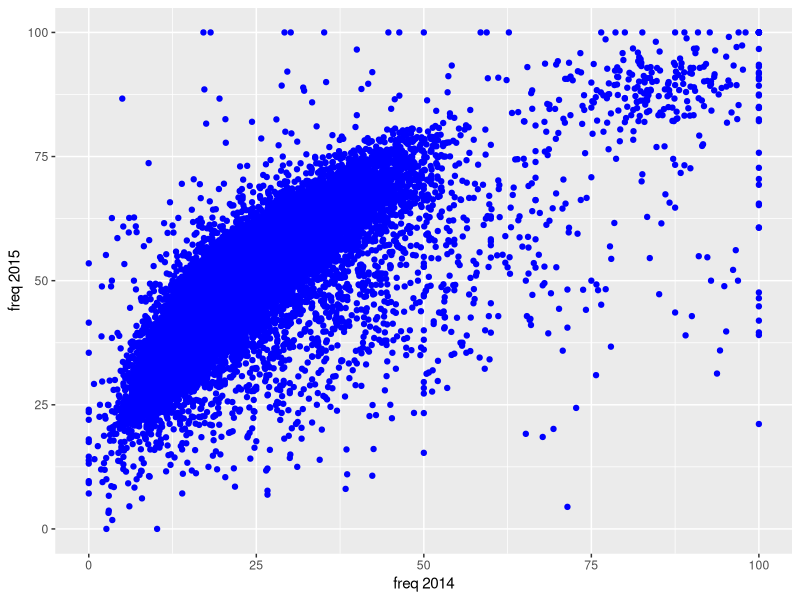
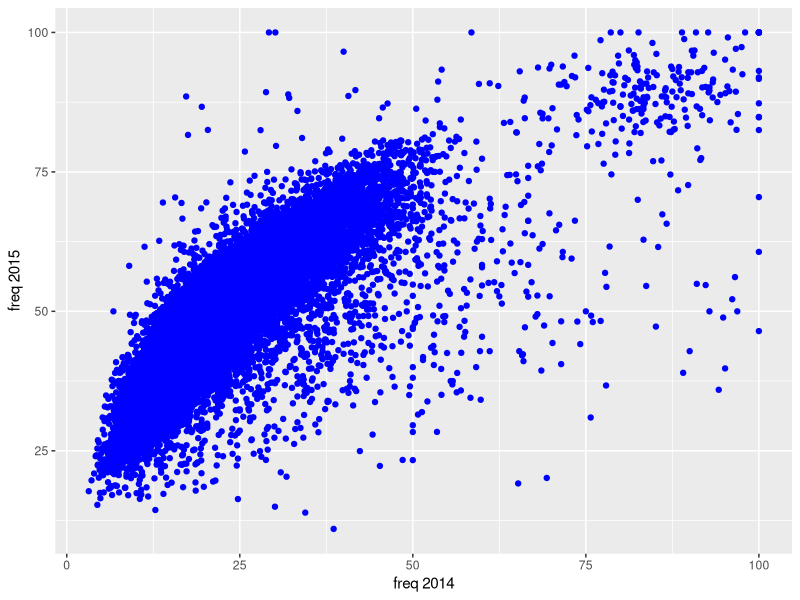
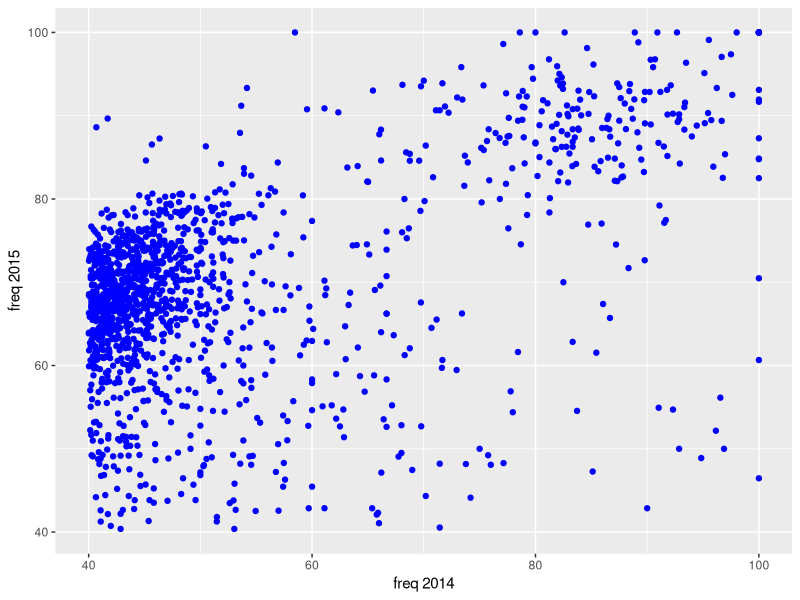

The R source for these figures, in order:
## http://www.statmethods.net/stats/regression.html
## http://www.cookbook-r.com/Statistical_analysis/Regression_and_correlation/
## google:: trust wvs  Heston et al.
## http://tdhock.github.io/animint/geoms.html
#library(reshape)
require(ggplot2)


d <- read.csv("komisje-frekwencja14_15.csv", sep = ';',  header=T, na.string="NA");
str(d)

ggplot(d, aes(x = freq)) +
  geom_point(aes(y = freq15), colour = 'blue') +
  xlab(label="freq 2014") +
  ylab(label="freq 2015")

#
d <- subset (d, ( lkw > 20 & lkw15 > 20 ));
str(d)

ggplot(d, aes(x = freq)) +
  geom_point(aes(y = freq15), colour = 'blue') +
  xlab(label="freq 2014") +
  ylab(label="freq 2015")

d <- subset (d, ( freq > 40 & freq15 > 40 ));
str(d)
ggplot(d, aes(x = freq)) +
  geom_point(aes(y = freq15), colour = 'blue') +
  xlab(label="freq 2014") +
  ylab(label="freq 2015")
